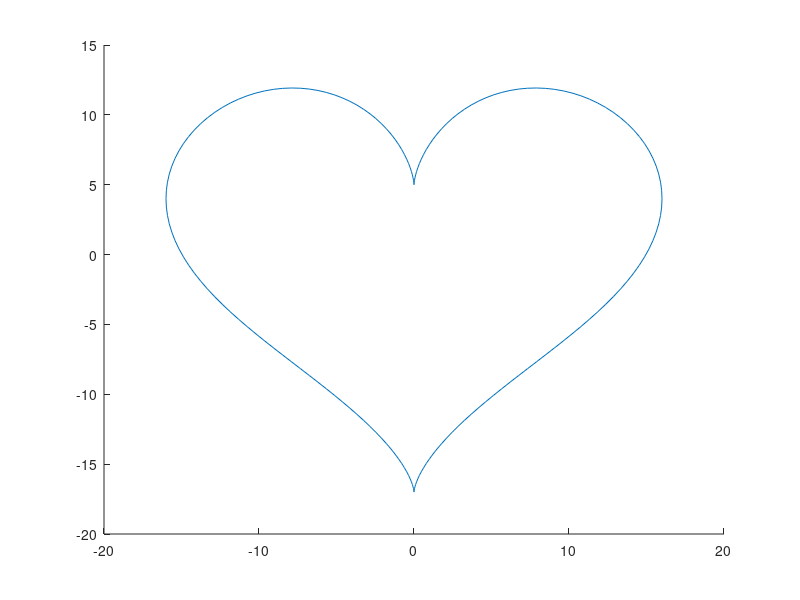

Write the MATLAB code that produced this figure.
% Seth Williams
% CS 151L
% February 14, 2017
% Graphing a continuous curve that forms a heart using sin and cosine.


hold on;


rgb = 0:0.01:1;
% S = num2str(rgb);

t = 0: pi / 100: 2*pi;
   x = 16.*(sin(t)).^3;
    y = 13.*cos(t)-5.*cos(2*t)-2.*cos(3.*t)-cos(4.*t);
%     plot(x,y,'color' 'S');
% plot(x,y, 'color' 'RGB:random(rgb)');
plot(x,y);
   


% ---------Attempt at using RGB with the heart ---------------
%  I would still like to know how to do it, if you're able to.

% hold on;
% grid on;
% minVal = 0.00;
% maxVal = 0.99;
% ColorSet = [0:0.01:1];
% % randVal = ceil(minVal + rand(1,1)*(maxVal-minVal))
% X = (randn(180,1))
% 
% % indices = randperm(length(X),numelements);
% 
% t = 0: pi / 100: 2*pi;
%    x = 16.*(sin(t)).^3;
%    y = 13.*cos(t)-5.*cos(2*t)-2.*cos(3.*t)-cos(4.*t);
% plot(x,y,'Color', ColorSet(randi(numel(ColorSet(X))+numel(ColorSet(X))+numel(ColorSet(X)))),'Marker','+')
%    %    plot(x,y,'Color',[0 0 1],'Marker','+',x,y,'Color',[1 0 1],'Marker','+');
% 

%-------------------------------------------------------------------------

    
    
%     
%     
%     
%     
%     
% %    cmap = hsv(6);  %# Creates a 6-by-3 set of colors from the HSV colormap
% %     for i = 1:6     %# Loop 6 times
% %     plot(X(:,i),Y(:,i),'-s','Color',cmap(i,:));  %# Plot each column with a
% %                                                %#   different color
% % end
% 
% 
%   
% %    plot(x,y, 'RGB::random()');
% 
